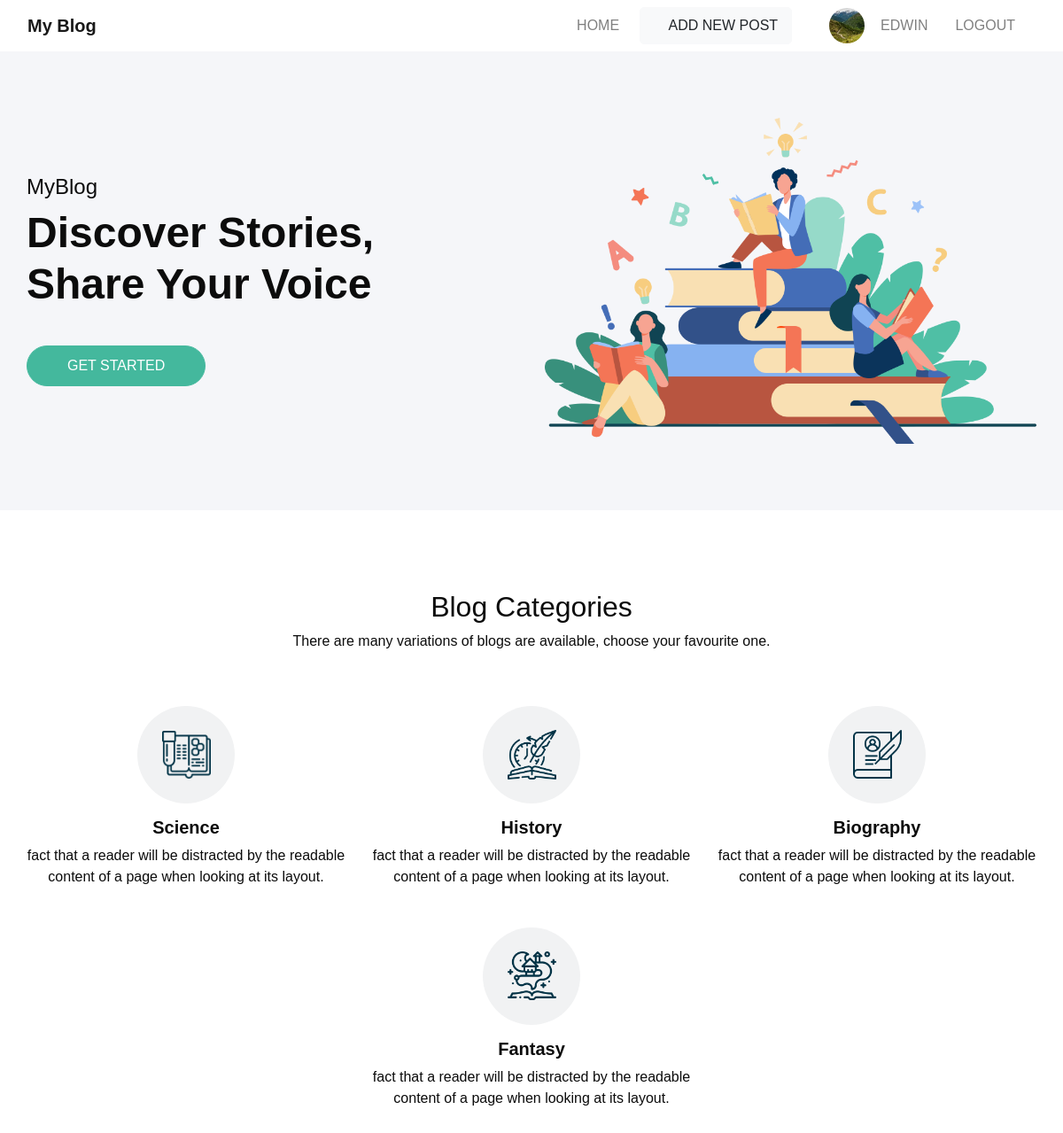
Screenshot of / (signed in) with the database file from the repository.
### blog/models.py (models this page shows, shortened)
class User(AbstractUser):
    phone_number = models.CharField(max_length=10, null=True, blank=True)
    bio = models.TextField(null=True,blank=True)
    profile_pic = models.ImageField(upload_to="media/profile-pics/", null=True, blank=True,)

### blog/views.py (the view)
# urls.py: path('',views.index,name='index'),
def index(request):
    return render(request,'index.html')

### templates/index.html (shortened to what this page needs)
{% load static %}
<!DOCTYPE html>
<html>
<head>
  <link rel="stylesheet" type="text/css" href="{% static '/css/bootstrap.css' %}" />
  <link href="{% static '/css/font-awesome.min.css' %}" rel="stylesheet" />
  <link href="{% static '/css/style.css' %}" rel="stylesheet" />
  <link href="{% static '/css/responsive.css' %}" rel="stylesheet" />
  <link href="{% static '/css/estyle.css' %}" rel="stylesheet" />
</head>
<body>
  <nav class="navbar navbar-expand-lg navbar-light">
      <div class="container">
       <b>  <a class="navbar-brand" href="{% url 'index' %}">My Blog</a></b>
          <div class="collapse navbar-collapse">
              <ul class="navbar-nav ml-auto">
                  <li class="nav-item">
                      <a class="nav-link" href="{% url 'user' %}">Home</a>
                  </li>
                  <li class="nav-item">
                      <a class="btn btn-light" href="{% url 'addpost' %}">
                          <i class="fas fa-plus-circle"></i> Add New Post
                      </a>
                  </li>
                  <li class="nav-item">
                      <span class="notification-icon" aria-label="Notifications">
                          <i class="fas fa-bell"></i>
                      </span>
                  </li>
                  {% if user.is_authenticated %}
                  <li class="nav-item profile-link">
                      {% if user.profile_pic %}
                      <img src="{{ user.profile_pic.url }}" alt="Profile" class="profile-image">
                      {% else %}
                      <img src="{% static 'images/default-profile.png' %}" alt="Profile" class="profile-image">
                      {% endif %}
                      <a class="nav-link" href="{% url 'myprofile' %}">{{ user.username }}</a>
                  </li>
                  <li class="nav-item">
                      <a class="nav-link" href="{% url 'logout' %}">Logout</a>
                  </li>
                  {% else %}
                  <li class="nav-item">
                      <a class="nav-link" href="{% url 'login' %}">Login</a>
                  </li>
                  {% endif %}
              </ul>
          </div>
      </div>
  </nav>
  <section class="slider_section">
    <div id="customCarousel1" class="carousel slide">
      <div class="carousel-inner">
        <div class="carousel-item active">
          <div class="container">
            <div class="row">
              <div class="col-md-6">
                <div class="detail-box">
                  <h4>MyBlog</h4>
                  <h1>Discover Stories, <br> Share Your Voice</h1>
                  <a href="{% url 'login' %}">GET STARTED</a>
                </div>
              </div>
              <div class="col-md-6">
                <div class="img-box">
                  <img src="{% static '/images/slider-img.png' %}" alt="">
                </div>
              </div>
            </div>
          </div>
        </div>
      </div>
    </div>
  </section>
 <section class="catagory_section layout_padding">
  <div class="catagory_container">
    <div class="container ">
      <div class="heading_container heading_center">
       <center> <h2>
          Blog Categories
        </h2>
        <p>
          There are many variations of blogs are available, choose your favourite one.
        </p>
        </center>
      </div>
      <div class="row justify-content-center">
        <div class="col-sm-6 col-md-4 ">
          <div class="box ">
            <div class="img-box">
              <img src="{% static '/images/cat2.png' %}" alt="">
            </div>
            <div class="detail-box">
              <h5>
                Science
              </h5>
              <p>
                fact that a reader will be distracted by the readable content of a page when looking at its layout.
              </p>
            </div>
          </div>
        </div>
        <div class="col-sm-6 col-md-4 ">
          <div class="box ">
            <div class="img-box">
              <img src="{% static '/images/cat3.png' %}" alt="">
            </div>
            <div class="detail-box">
              <h5>
                History
              </h5>
              <p>
                fact that a reader will be distracted by the readable content of a page when looking at its layout.
              </p>
            </div>
          </div>
        </div>
        <div class="col-sm-6 col-md-4 ">
          <div class="box ">
            <div class="img-box">
              <img src="{% static '/images/cat4.png' %}" alt="">
            </div>
            <div class="detail-box">
              <h5>
                Biography
              </h5>
              <p>
                fact that a reader will be distracted by the readable content of a page when looking at its layout.
              </p>
            </div>
          </div>
        </div>
        <div class="col-sm-6 col-md-4 ">
          <div class="box ">
            <div class="img-box">
              <img src="{% static '/images/cat6.png' %}" alt="">
            </div>
            <div class="detail-box">
              <h5>
                Fantasy
              </h5>
              <p>
                fact that a reader will be distracted by the readable content of a page when looking at its layout.
              </p>
            </div>
          </div>
        </div>
      </div>
    </div>
  </div>
</section>
</body>
</html>

### static/css/style.css (style rules this page uses)
body { font-family: 'Mulish', sans-serif; color: #0c0c0c; background-color: #ffffff; overflow-x: hidden; }
.layout_padding { padding: 90px 0; }
.slider_section { -webkit-box-flex: 1; -ms-flex: 1; flex: 1; display: -webkit-box; display: -ms-flexbox; display: flex; -webkit-box-align: center; -ms-flex-align: center; align-items: center; padding: 75px 0; background-color: #f5f6f9; position: relative; }
.slider_section .row { -webkit-box-align: center; -ms-flex-align: center; align-items: center; }
.slider_section #customCarousel1 { width: 100%; position: unset; }
.slider_section .detail-box h1 { font-weight: bold; margin-bottom: 25px; line-height: 58px; font-size: 3rem; }
.slider_section .detail-box a { display: inline-block; padding: 10px 45px; background-color: #44b89d; color: #ffffff; border-radius: 45px; border: 1px solid #44b89d; -webkit-transition: all 0.3s; transition: all 0.3s; margin-top: 15px; }
.slider_section .img-box img { width: 100%; }
.catagory_section { position: relative; }
.catagory_section .box { display: -webkit-box; display: -ms-flexbox; display: flex; -webkit-box-orient: vertical; -webkit-box-direction: normal; -ms-flex-direction: column; flex-direction: column; -webkit-box-align: center; -ms-flex-align: center; align-items: center; text-align: center; margin-top: 45px; background-color: #ffffff; -webkit-transition: all .2s; transition: all .2s; }
.catagory_section .box .img-box { width: 110px; min-width: 110px; height: 110px; margin-bottom: 15px; position: relative; display: -webkit-box; display: -ms-flexbox; display: flex; -webkit-box-pack: center; -ms-flex-pack: center; justify-content: center; -webkit-box-align: center; -ms-flex-align: center; align-items: center; background: #f1f2f3; border-radius: 100%; }
.catagory_section .box .img-box img { width: 55px; }
.catagory_section .box .detail-box h5 { font-weight: bold; }
.catagory_section .box .detail-box p { margin: 0; }

### static/css/responsive.css (style rules this page uses)
@media (min-width: 1200px) { .container { max-width: 1170px; } }

### templates/index.html (style rules this page uses)
.navbar-nav { display: flex; align-items: center; }
.navbar-nav .nav-item { margin-right: 15px; }
.navbar-nav .nav-link, .navbar-nav .btn { padding: 8px 15px; font-weight: 500; border-radius: 5px; text-transform: uppercase; transition: color 0.3s, background-color 0.3s; }
.navbar-nav .profile-image { width: 40px; height: 40px; border-radius: 50%; object-fit: cover; margin-right: 10px; }
.navbar-nav .profile-link { display: flex; align-items: center; }

### rows the page displays
User: profile_pic (picture), username "EDWIN"
